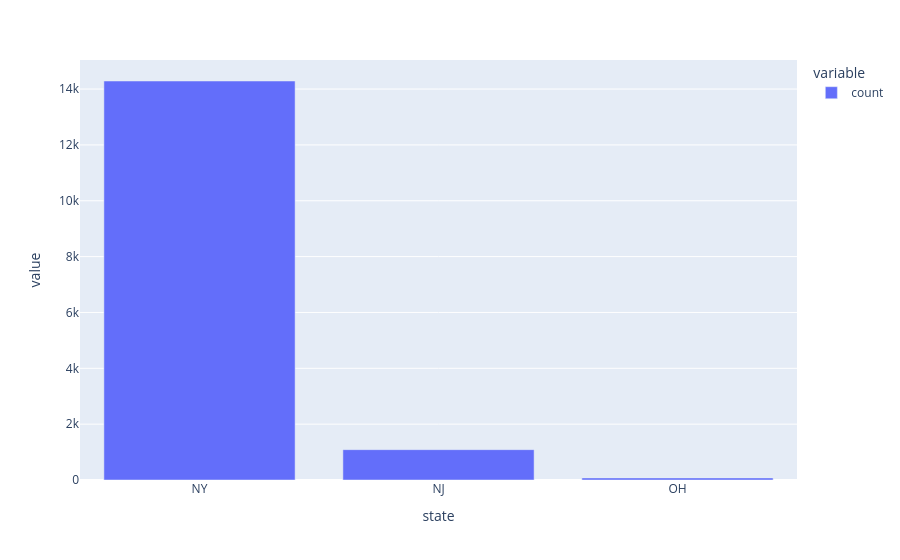

The cell this chart's notebook holds for it:
### Markdown cell above
## Adding NYC ORIs

### Code cell
incidents_df[lambda x: x.ori.isna()]["state"].value_counts().plot(kind="bar")

### Figure 1 — Plotly figure (JSON) as saved in the notebook; plotly's stock layout.template omitted (floating-point values rounded to 4 significant figures)
{"data": [{"hovertemplate": "variable=count<br>state=%{x}<br>value=%{y}<extra></extra>", "legendgroup": "count", "marker": {"color": "#636efa", "pattern": {"shape": ""}}, "name": "count", "orientation": "v", "showlegend": true, "textposition": "auto", "type": "bar", "x": ["NY", "NJ", "OH"], "xaxis": "x", "y": [14289, 1087, 74], "yaxis": "y"}], "layout": {"barmode": "relative", "legend": {"title": {"text": "variable"}, "tracegroupgap": 0}, "margin": {"t": 60}, "xaxis": {"anchor": "y", "domain": [0, 1], "title": {"text": "state"}}, "yaxis": {"anchor": "x", "domain": [0, 1], "title": {"text": "value"}}}}
